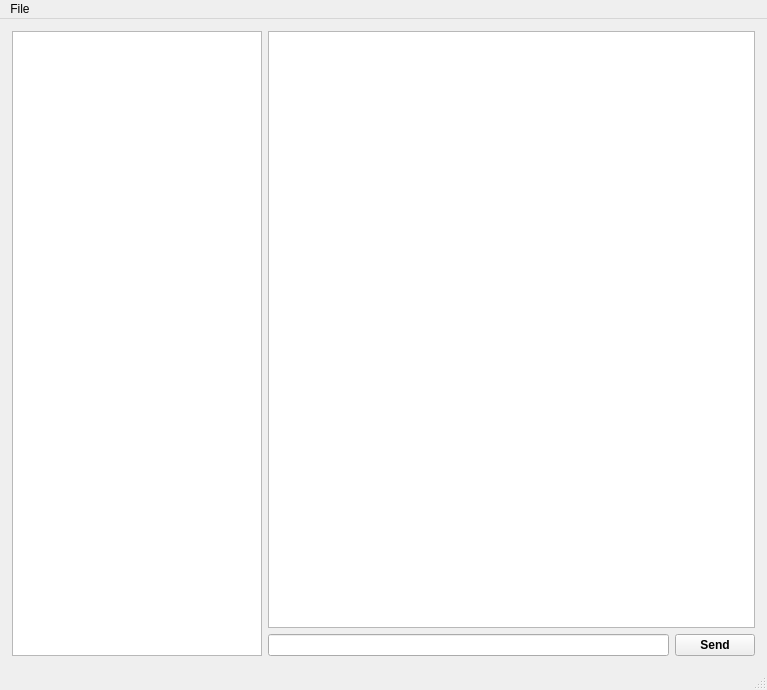
<?xml version="1.0" encoding="UTF-8"?>
<ui version="4.0">
 <class>MainWindow</class>
 <widget class="QMainWindow" name="MainWindow">
  <property name="geometry">
   <rect>
    <x>0</x>
    <y>0</y>
    <width>767</width>
    <height>690</height>
   </rect>
  </property>
  <property name="windowTitle">
   <string>Green Messenger</string>
  </property>
  <widget class="QWidget" name="centralwidget">
   <layout class="QHBoxLayout" name="horizontalLayout">
    <property name="leftMargin">
     <number>5</number>
    </property>
    <property name="topMargin">
     <number>5</number>
    </property>
    <property name="rightMargin">
     <number>5</number>
    </property>
    <property name="bottomMargin">
     <number>5</number>
    </property>
    <item>
     <layout class="QVBoxLayout" name="verticalLayout">
      <item>
       <widget class="QStackedWidget" name="stackedWidget">
        <property name="lineWidth">
         <number>1</number>
        </property>
        <property name="currentIndex">
         <number>1</number>
        </property>
        <widget class="QWidget" name="page">
         <layout class="QHBoxLayout" name="horizontalLayout_5">
          <property name="leftMargin">
           <number>5</number>
          </property>
          <property name="topMargin">
           <number>5</number>
          </property>
          <property name="rightMargin">
           <number>5</number>
          </property>
          <property name="bottomMargin">
           <number>5</number>
          </property>
          <item>
           <spacer name="horizontalSpacer">
            <property name="orientation">
             <enum>Qt::Horizontal</enum>
            </property>
            <property name="sizeHint" stdset="0">
             <size>
              <width>40</width>
              <height>20</height>
             </size>
            </property>
           </spacer>
          </item>
          <item>
           <layout class="QVBoxLayout" name="verticalLayout_2">
            <item>
             <spacer name="verticalSpacer_2">
              <property name="orientation">
               <enum>Qt::Vertical</enum>
              </property>
              <property name="sizeHint" stdset="0">
               <size>
                <width>20</width>
                <height>40</height>
               </size>
              </property>
             </spacer>
            </item>
            <item>
             <widget class="QLabel" name="label_2">
              <property name="maximumSize">
               <size>
                <width>250</width>
                <height>16777215</height>
               </size>
              </property>
              <property name="text">
               <string>Enter your name</string>
              </property>
              <property name="alignment">
               <set>Qt::AlignCenter</set>
              </property>
             </widget>
            </item>
            <item>
             <widget class="QLineEdit" name="userNameEdit">
              <property name="sizePolicy">
               <sizepolicy hsizetype="Fixed" vsizetype="Fixed">
                <horstretch>0</horstretch>
                <verstretch>0</verstretch>
               </sizepolicy>
              </property>
              <property name="minimumSize">
               <size>
                <width>200</width>
                <height>0</height>
               </size>
              </property>
              <property name="maximumSize">
               <size>
                <width>250</width>
                <height>16777215</height>
               </size>
              </property>
              <property name="layoutDirection">
               <enum>Qt::LeftToRight</enum>
              </property>
              <property name="maxLength">
               <number>32</number>
              </property>
              <property name="frame">
               <bool>false</bool>
              </property>
              <property name="alignment">
               <set>Qt::AlignCenter</set>
              </property>
             </widget>
            </item>
            <item>
             <widget class="QPushButton" name="loginButton">
              <property name="minimumSize">
               <size>
                <width>200</width>
                <height>0</height>
               </size>
              </property>
              <property name="maximumSize">
               <size>
                <width>250</width>
                <height>16777215</height>
               </size>
              </property>
              <property name="font">
               <font>
                <weight>75</weight>
                <bold>true</bold>
               </font>
              </property>
              <property name="text">
               <string>Login</string>
              </property>
              <property name="flat">
               <bool>true</bool>
              </property>
             </widget>
            </item>
            <item>
             <widget class="QLabel" name="label">
              <property name="maximumSize">
               <size>
                <width>250</width>
                <height>16777215</height>
               </size>
              </property>
              <property name="text">
               <string>OR</string>
              </property>
              <property name="alignment">
               <set>Qt::AlignCenter</set>
              </property>
             </widget>
            </item>
            <item>
             <widget class="QLabel" name="label_3">
              <property name="maximumSize">
               <size>
                <width>250</width>
                <height>16777215</height>
               </size>
              </property>
              <property name="text">
               <string>Create new user:</string>
              </property>
              <property name="alignment">
               <set>Qt::AlignCenter</set>
              </property>
             </widget>
            </item>
            <item>
             <widget class="QLineEdit" name="newUserNameEdit">
              <property name="minimumSize">
               <size>
                <width>200</width>
                <height>0</height>
               </size>
              </property>
              <property name="maximumSize">
               <size>
                <width>250</width>
                <height>16777215</height>
               </size>
              </property>
              <property name="frame">
               <bool>false</bool>
              </property>
              <property name="alignment">
               <set>Qt::AlignCenter</set>
              </property>
             </widget>
            </item>
            <item>
             <widget class="QPushButton" name="createButton">
              <property name="minimumSize">
               <size>
                <width>200</width>
                <height>0</height>
               </size>
              </property>
              <property name="maximumSize">
               <size>
                <width>250</width>
                <height>16777215</height>
               </size>
              </property>
              <property name="font">
               <font>
                <weight>75</weight>
                <bold>true</bold>
               </font>
              </property>
              <property name="text">
               <string>Create</string>
              </property>
              <property name="flat">
               <bool>true</bool>
              </property>
             </widget>
            </item>
            <item>
             <spacer name="verticalSpacer">
              <property name="orientation">
               <enum>Qt::Vertical</enum>
              </property>
              <property name="sizeHint" stdset="0">
               <size>
                <width>20</width>
                <height>40</height>
               </size>
              </property>
             </spacer>
            </item>
           </layout>
          </item>
          <item>
           <spacer name="horizontalSpacer_2">
            <property name="orientation">
             <enum>Qt::Horizontal</enum>
            </property>
            <property name="sizeHint" stdset="0">
             <size>
              <width>40</width>
              <height>20</height>
             </size>
            </property>
           </spacer>
          </item>
         </layout>
        </widget>
        <widget class="QWidget" name="page_2">
         <layout class="QHBoxLayout" name="horizontalLayout_2">
          <property name="leftMargin">
           <number>7</number>
          </property>
          <property name="topMargin">
           <number>7</number>
          </property>
          <property name="rightMargin">
           <number>7</number>
          </property>
          <property name="bottomMargin">
           <number>7</number>
          </property>
          <item>
           <layout class="QVBoxLayout" name="verticalLayout_3">
            <item>
             <widget class="QTableWidget" name="usersTable">
              <property name="sizePolicy">
               <sizepolicy hsizetype="Fixed" vsizetype="Expanding">
                <horstretch>0</horstretch>
                <verstretch>0</verstretch>
               </sizepolicy>
              </property>
              <property name="maximumSize">
               <size>
                <width>250</width>
                <height>16777215</height>
               </size>
              </property>
              <property name="frameShape">
               <enum>QFrame::StyledPanel</enum>
              </property>
              <property name="frameShadow">
               <enum>QFrame::Plain</enum>
              </property>
              <property name="showGrid">
               <bool>false</bool>
              </property>
              <attribute name="horizontalHeaderVisible">
               <bool>false</bool>
              </attribute>
              <attribute name="verticalHeaderVisible">
               <bool>false</bool>
              </attribute>
             </widget>
            </item>
           </layout>
          </item>
          <item>
           <layout class="QVBoxLayout" name="verticalLayout_4">
            <item>
             <widget class="QTableWidget" name="messageTable">
              <property name="frameShape">
               <enum>QFrame::StyledPanel</enum>
              </property>
              <property name="frameShadow">
               <enum>QFrame::Plain</enum>
              </property>
              <property name="showGrid">
               <bool>false</bool>
              </property>
              <property name="columnCount">
               <number>0</number>
              </property>
              <attribute name="horizontalHeaderVisible">
               <bool>false</bool>
              </attribute>
              <attribute name="verticalHeaderVisible">
               <bool>false</bool>
              </attribute>
             </widget>
            </item>
            <item>
             <layout class="QHBoxLayout" name="horizontalLayout_4">
              <item>
               <widget class="QLineEdit" name="newMessageText">
                <property name="frame">
                 <bool>true</bool>
                </property>
               </widget>
              </item>
              <item>
               <widget class="QPushButton" name="sendMessageButton">
                <property name="font">
                 <font>
                  <weight>75</weight>
                  <bold>true</bold>
                 </font>
                </property>
                <property name="text">
                 <string>Send</string>
                </property>
                <property name="flat">
                 <bool>false</bool>
                </property>
               </widget>
              </item>
             </layout>
            </item>
           </layout>
          </item>
         </layout>
        </widget>
       </widget>
      </item>
     </layout>
    </item>
   </layout>
  </widget>
  <widget class="QMenuBar" name="menubar">
   <property name="geometry">
    <rect>
     <x>0</x>
     <y>0</y>
     <width>767</width>
     <height>26</height>
    </rect>
   </property>
   <widget class="QMenu" name="menuFile">
    <property name="title">
     <string>File</string>
    </property>
    <addaction name="actionLogout"/>
    <addaction name="separator"/>
    <addaction name="actionExit"/>
   </widget>
   <addaction name="menuFile"/>
  </widget>
  <widget class="QStatusBar" name="statusbar">
   <property name="enabled">
    <bool>true</bool>
   </property>
  </widget>
  <action name="actionLogout">
   <property name="text">
    <string>Log out</string>
   </property>
  </action>
  <action name="actionExit">
   <property name="text">
    <string>Exit</string>
   </property>
  </action>
 </widget>
 <resources/>
 <connections/>
</ui>
